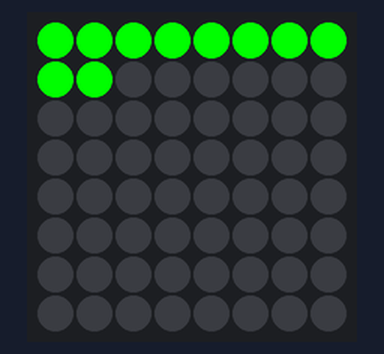
Simulated run of this program. Board: Raspberry Pi (BCM pin numbers) with a Sense HAT. On the bench: the Sense HAT's 8×8 RGB LED matrix. At 12.0 s the program stops and its outputs stay as they are.

Above: at 0.1 s.
At 3.1 s:
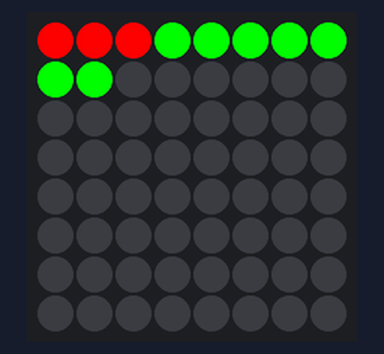
At 6.1 s:
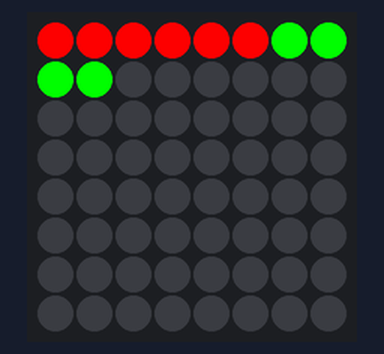
At 8.1 s:
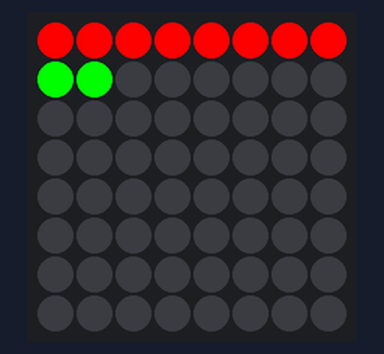
At 12.0 s:
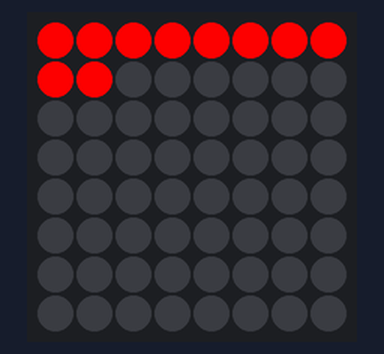

The program:

dot_countdown.py
```python
from sense_emu import SenseHat
from time import sleep

sense = SenseHat()

G = [0, 255, 0]
R = [255, 0, 0]
X = [0, 0, 0]
s : int = 10

timer : list = []

for i in range (0, 64):
    timer.append(X)


# Green
for i in range (0, s):
    timer[i] = G
    sense.set_pixels(timer)

# Red
for i in range (0, s):
    timer[i] = R
    sleep(1)
    sense.set_pixels(timer)

for i in range(0, 10):
    sense.clear()
    sleep(0.1)
    sense.set_pixels(timer)
    sleep(0.1)   
```
